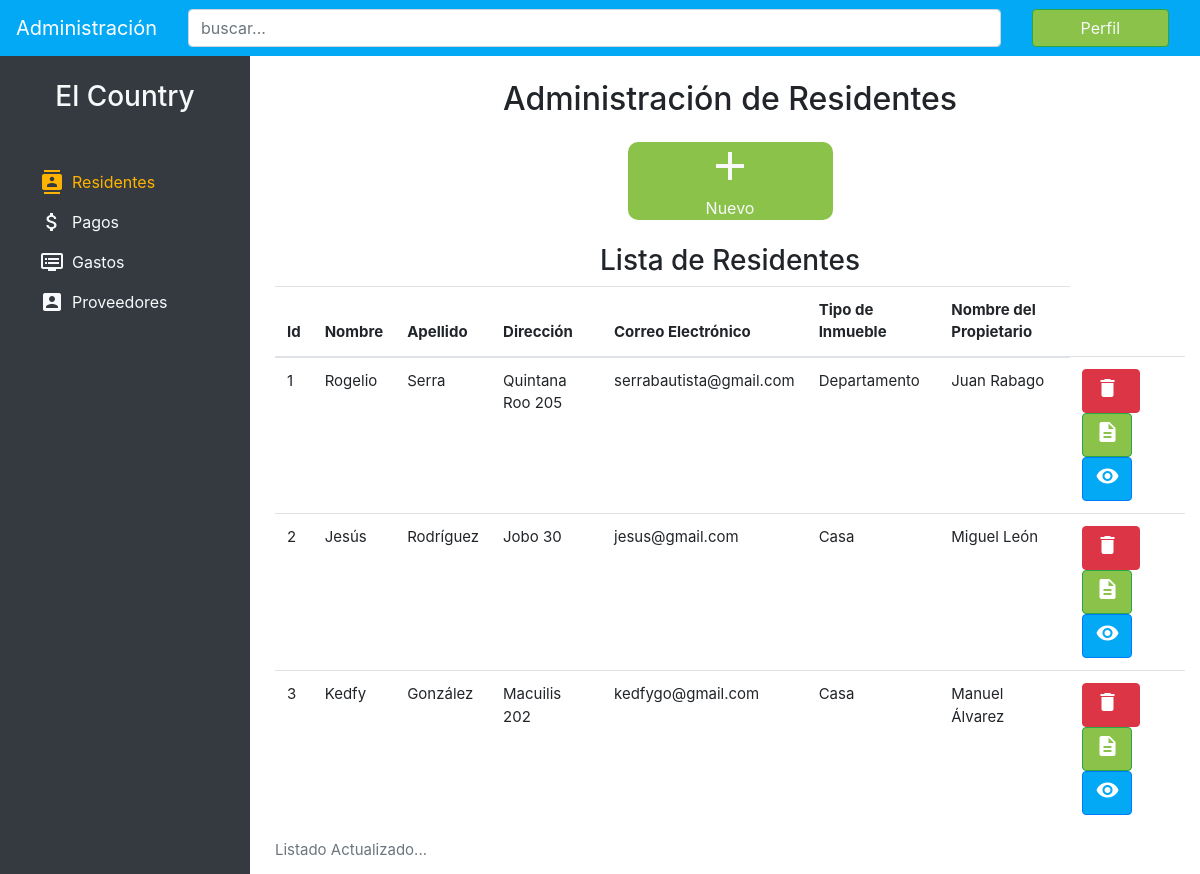
/residents/, run on an earlier commit of the app's database.
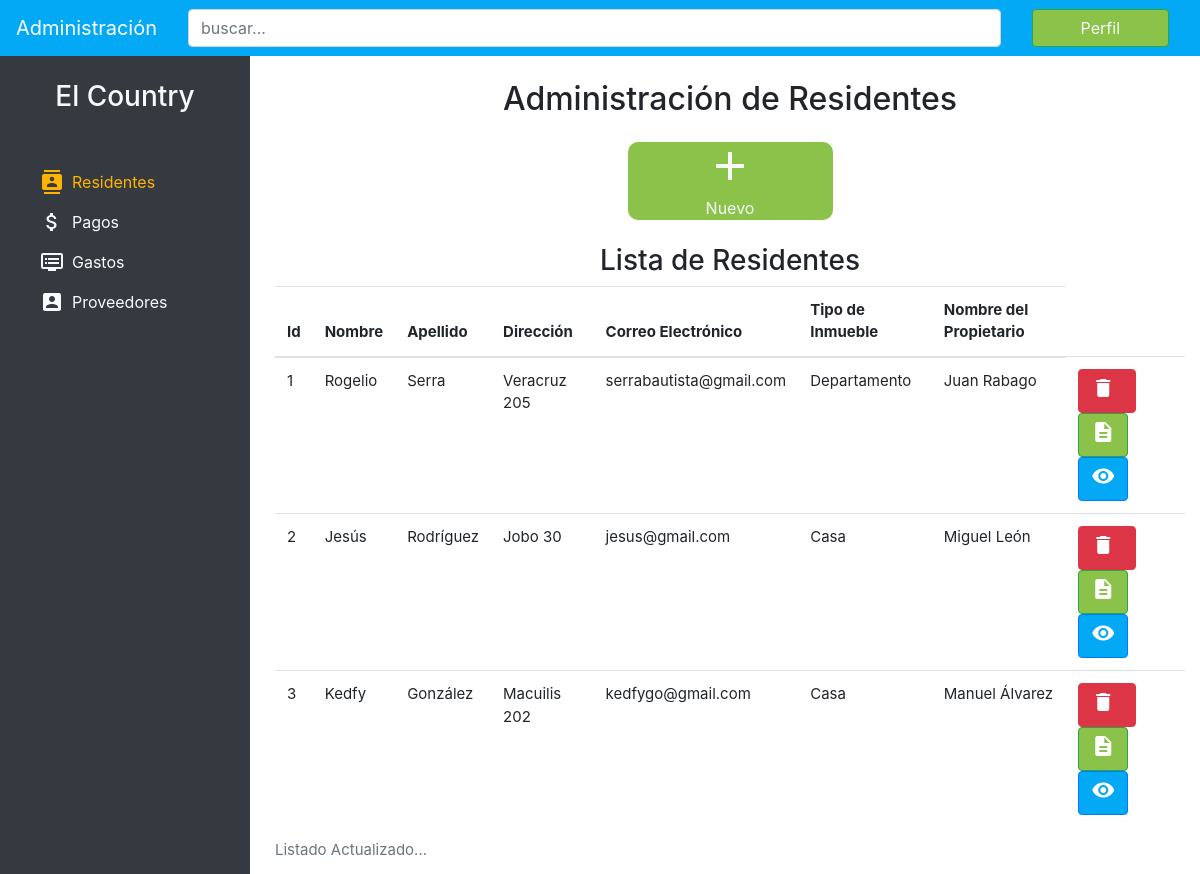
And on a later commit of the database.
### resident/models.py (models this page shows, shortened)
class Resident(models.Model):
    name = models.CharField(max_length=50, verbose_name="nombre")
    lastname = models.CharField(max_length=50, verbose_name="apellido")
    address = models.CharField(max_length=100, verbose_name="dirección")
    email = models.EmailField(verbose_name="correo electrónico")
    type_of_property = models.CharField(max_length=50, verbose_name="tipo de inmueble")
    owner_name = models.CharField(max_length=100, verbose_name="nombre del propietario")
    class Meta:
        verbose_name = "Residente"
        verbose_name_plural = "Residentes"
        ordering = ['-lastname']

### resident/views.py (the view)
# urls.py: path('', views.residents_list, name='residents'),
def residents_list(request):
    residents_listed = Resident.objects.all()
    context = {
        'residents_listed' : residents_listed,
    }
    return render(request, 'resident/residents.html', context)

### resident/templates/resident/residents.html
{% extends 'resident/base.html' %}{%block title%}Residentes{% endblock %} {% block content%}
<main class="pt-4">
    <div class="container">
        <h2 class="text-center mb-4">Administración de Residentes</h2>
        <div class="row text-center panel justify-content-center align-middle">
            <div class="col-lg-3 col-md-6 col-12">
                <div class="boton bg-success d-flex align-items-center justify-content-center">
                    <a href="/add-resident/" class="text-light">
                        <i class="material-icons">add</i>
                        <p class="m-0">Nuevo</p>
                    </a>
                </div>
            </div>
        </div>
        <h3 class="text-center mt-4">Lista de Residentes</h3>
        <table class="table">
            <caption>Listado Actualizado...</caption>
            <thead>
                <tr>
                    <th scope="col">Id</th>
                    <th scope="col">Nombre</th>
                    <th scope="col">Apellido</th>
                    <th scope="col">Dirección</th>
                    <th scope="col">Correo Electrónico</th>
                    <th scope="col">Tipo de Inmueble</th>
                    <th scope="col">Nombre del Propietario</th>
                </tr>
            </thead>
            <tbody>
                {% if residents_listed %} {% for resident in residents_listed %}
                <tr>
                    <td>{{ forloop.counter }}</td>
                    <td>{{ resident.name}}</td>
                    <td>{{ resident.lastname }}</td>
                    <td>{{ resident.address}}</td>
                    <td>{{ resident.email }}</td>
                    <td>{{ resident.type_of_property}}</td>
                    <td>{{ resident.owner_name }}</td>
                    <td>
                        <a href="#" class="btn btn-danger"><i class="material-icons mr-2">delete</i></a>
                        <a href="#" class="btn btn-success"><i class="material-icons">description</i></a>
                        <a href="#" class="btn btn-primary"><i class="material-icons">visibility</i></a>
                    </td>
                </tr>
                {% endfor %} {% else %}
                <p>No hay residentes registrados</p>
                {% endif %}
            </tbody>
        </table>
    </div>
</main>
{% endblock %}

What changed in the data, as far as the page shows it:
changed Resident "Rogelio": address "Quintana Roo 205" → "Veracruz 205"
